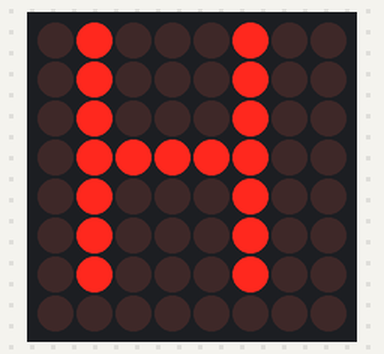
Bench run of a sketch on a simulated Arduino Uno, built with avr-gcc and run on an emulated ATmega328P. Parts: 8×8 LED matrix.

Above: at 0.16 s.
At 0.78 s:
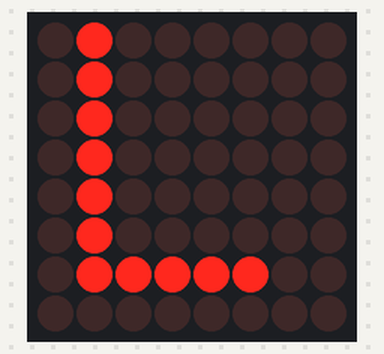
At 1.71 s:
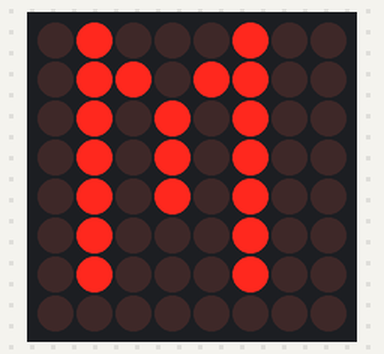
At 2.33 s:
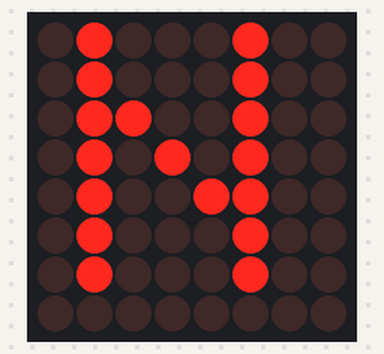
At 2.9 s:
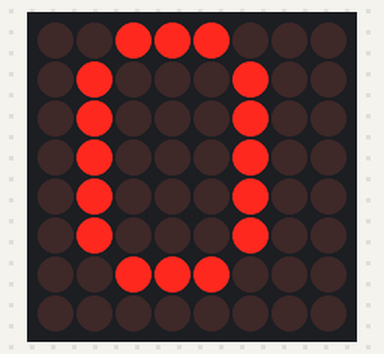

Measured:
- by itself, everything shown: repeats every 4.1 s, in 10 steps
- what the display in image 4 shows lasts 1.3 s, from 2.8 s to 4.1 s

The sketch:

ejercicio-05.ino
```cpp
#include "LedControlMS.h"
#define NumeroMatrices 1     // Indicamos cuántas matrices vamos a utilizar, 1

LedControl lc=LedControl(12,11,10, NumeroMatrices);

void setup()
   {
      for (int i=0; i< NumeroMatrices ; i++)
        {
          lc.shutdown(i,false);    // Despertar a la matriz
          lc.setIntensity(i,8);    // Intensidad a 8
          lc.clearDisplay(i);      // Borrar la matriz
        }
   }
void loop()
   {
      lc.writeString(0,"HOLA MUNDO");
      delay(1000);
   }
```
